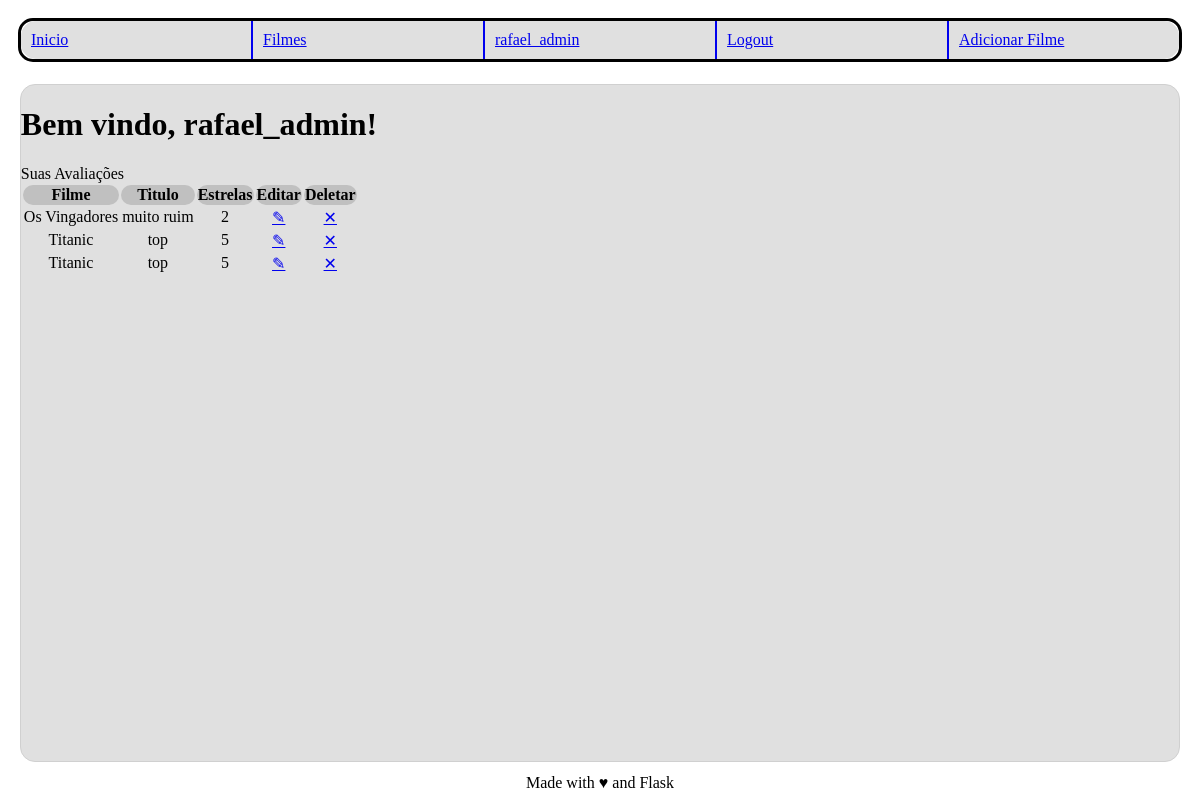
The app's page / (signed in), older data.
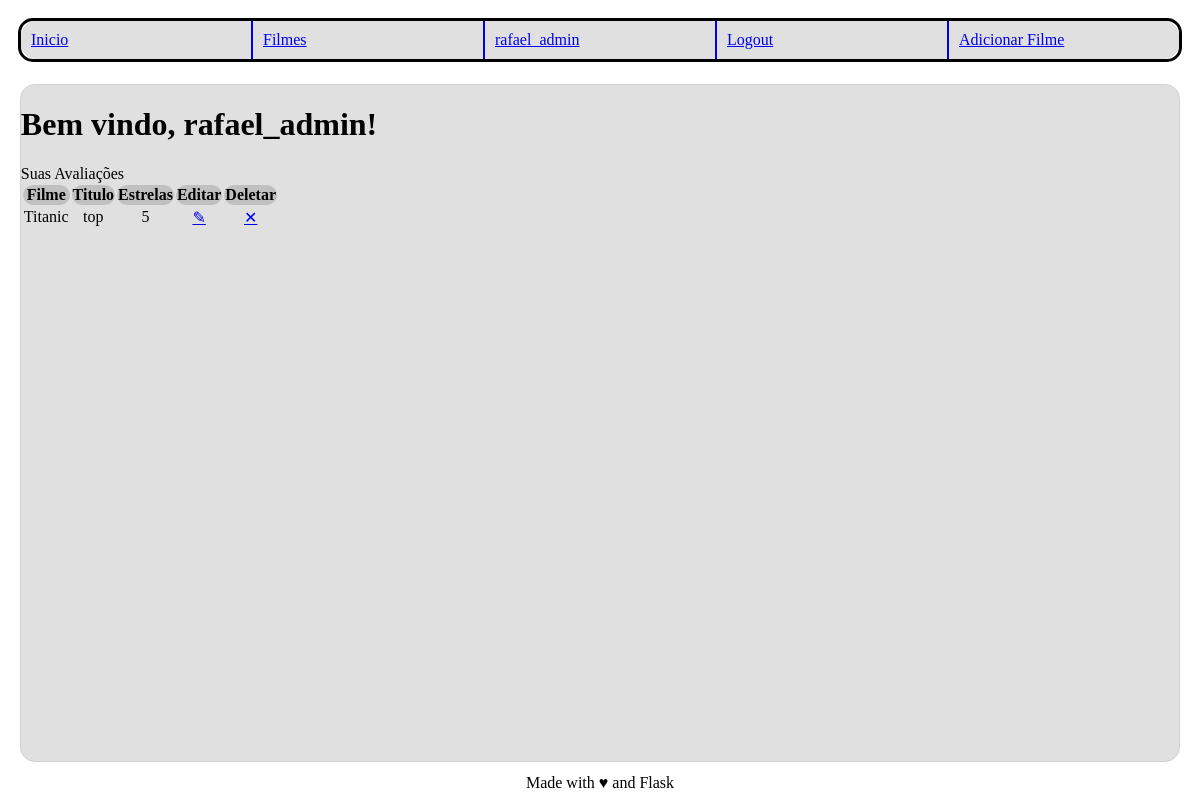
The same page, newer data.
### imdb/usuario/models.py (models this page shows, shortened)
class Usuario(db.Model, UserMixin):
   bcrypt = Bcrypt()
   __tablename__ = 'usuario'
   id = db.Column(db.Integer, primary_key=True)
   email = db.Column(db.String(80), unique=True, nullable=False)
   username = db.Column(db.String(80), unique=True, nullable=False)
   senha = db.Column(db.String(255),nullable = False)
   funcao = db.Column(db.String(50), server_default="user", nullable=False) #admin ou normal
   avaliacoes = db.relationship(Avaliacao, backref='usuario', lazy= True)

### imdb/filme/models.py (models this page shows, shortened)
class Avaliacao(db.Model):
    __tablename__ = 'avaliacao'
    id = db.Column(db.Integer, primary_key=True)
    titulo = db.Column(db.String(200), nullable=False)
    corpo = db.Column(db.String(500))
    estrelas = db.Column(db.Integer, nullable=False)
    id_filme = db.Column(db.Integer, db.ForeignKey('filme.id'), nullable=False)
    id_usuario = db.Column(db.Integer, db.ForeignKey('usuario.id'), nullable=False)

class Filme(db.Model):
   __tablename__ = 'filme'
   id = db.Column(db.Integer, primary_key=True)
   titulo = db.Column(db.String(160), unique=True, nullable=False)
   id_imdb = db.Column(db.String(7), unique=True, nullable=False)
   atores = db.Column(db.String(1000), nullable=False)
   diretor = db.Column(db.String(160), nullable=False)
   avaliacoes = db.relationship('Avaliacao', cascade="all,delete", backref='filme', lazy= True)

### imdb/principal/views.py (the view)
@principal.route("/")
def index():
   usuario = current_user
   if usuario.is_authenticated:
       return render_template("principal.html.j2", usuario=usuario, avaliacoes=usuario.avaliacoes)
   else:
       return render_template("principal.html.j2", avalicoes=[])

### imdb/usuario/models.py (called while the page is built)
@login_manager.user_loader
def load_user(user_id):
    return Usuario.query.get(user_id)

### imdb/principal/templates/principal.html.j2 (shortened to what this page needs)
{% extends "base.html.j2" %}
{% block content %}
  {% if current_user.is_authenticated %}
    <h1>Bem vindo, {{usuario.username}}!</h1>
    {% if avaliacoes %}
      <table>
        <tr>
          <th>Filme</th>
          <th>Titulo</th>
          <th>Estrelas</th>
          <th>Editar</th>
          <th>Deletar</th>
        </tr>
        {% for avaliacao in avaliacoes %}
        <tr>
          <td>{{avaliacao.filme.titulo}}</td>
          <td>{{avaliacao.titulo}}</td>
          <td>{{avaliacao.estrelas}}</td>
          <td><a href="{{url_for('filme.editar_avaliacao', id_filme=avaliacao.id_filme)}}">&#9998;</a> </td>
          <td><a href="{{url_for('filme.deletar_avaliacao', id_filme=avaliacao.id_filme)}}">&#10005;</a> </td>
        </tr>
        {% endfor%}
      </table>
    {% endif %}
  {% else %}
    <h1>Bem vindo!</h1>
  {% endif %}
{% endblock %}

### imdb/templates/base.html.j2 (shortened to what this page needs)
<!DOCTYPE html>
<html>
  <head>
    {% block head %}
    <link rel="stylesheet" href="{{ url_for('static', filename='styles/style.css') }}">
    {% endblock %}
  </head>
  <body>
    {% block navbar %}
      <nav>
        <a href="{{url_for('principal.index')}}">Inicio</a>
        <a href="{{url_for('filme.lista')}}">Filmes</a>
        {% if not current_user.is_authenticated %}
          <a href="{{url_for('principal.login')}}">Login</a>
          <a href="{{url_for('usuario.cadastrar_usuario')}}">Cadastrar</a>
        {% else %}
          <a href="{{url_for('usuario.perfil')}}">{{current_user.username}}</a>
          <a href="{{url_for('principal.logout')}}">Logout</a>
        {% endif %}
        {% if current_user.funcao == "admin" %}
          <a href="{{url_for('filme.adicionar')}}">Adicionar Filme</a>
        {% endif %}
      </nav>
    {% endblock %}
    <div id="content">{% block content %}{% endblock %}</div>
    <div id="footer">
      {% block footer %}
      Made with &hearts; and Flask
      {% endblock %}
    </div>
  </body>
</html>

### imdb/static/styles/style.css (style rules this page uses)
#content { margin: 1%; background-color: #e0e0e0; border-color: #d0d0d0; border-style: solid; border-width: thin; border-radius: 15px }
#footer { align-self: center; }
nav { margin: 10px; border-style: solid; display: flex; flex-wrap: wrap; }
nav a { flex: 1; padding: 10px; margin: 0px; float: left; background-color: #e0e0e0; border-top-right-radius: 0; border-bottom-right-radius: 0; }
nav a:nth-child(n+2) { border-left-style: solid; border-radius: 0; border-left-width: 2px; }
nav a:last-child { border-right: 0px; border-top-right-radius: 15px; border-bottom-right-radius: 15px; }
html, body { height: 100%; display: flex; flex-direction: column; }
#content { height: 100%; }
tr { text-align: center; }
th { background-color: #c0c0c0; }
* { border-radius: 15px; }

Row changes from the older to the newer data that the page shows:
removed Avaliacao: filme.titulo "Os Vingadores", titulo "muito ruim", estrelas "2"
removed Avaliacao: filme.titulo "Titanic", titulo "top", estrelas "5"
